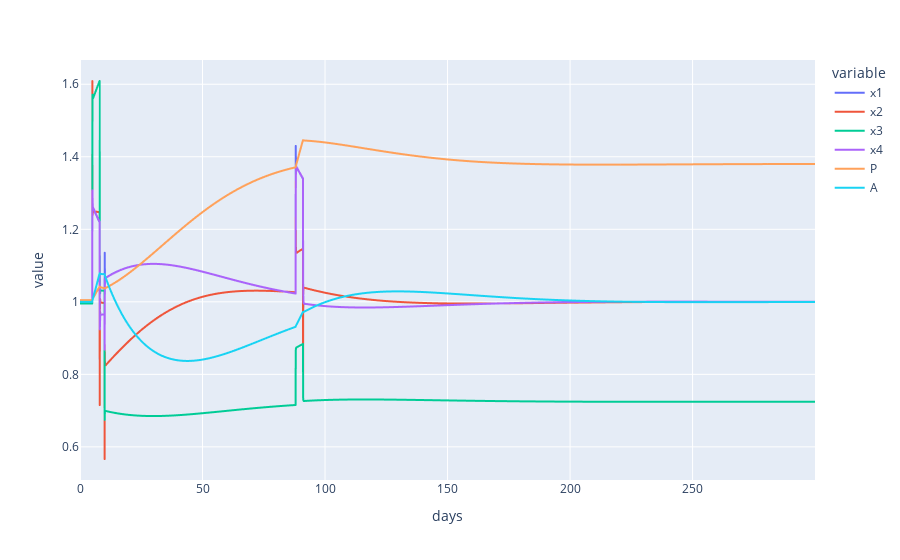

The notebook cell saved with this chart:
### Code cell
parameter_values_sim_high = parameter_values_normal.copy()
parameter_values_sim_low = parameter_values_normal.copy()
parameter_values_sim_high[u] = 2

model_high_u = lambdify(variables, model.subs(parameter_values_sim_high))
model_low_u = lambdify(variables, model.subs(parameter_values_sim_low))
parameter_values_sim_high[K_GR] = 1
model_high_u_low_kgr = lambdify(variables, model.subs(parameter_values_sim_high))
parameter_values_sim_low[K_GR] = 1
model_low_u_low_kgr = lambdify(variables, model.subs(parameter_values_sim_low))

guess = [1 for _ in range(len(variables))]

low = {"model": model_low_u, "params": parameter_values_sim_low}
high = {"model": model_high_u, "params": parameter_values_sim_high}
low_kgr = {"model": model_low_u_low_kgr, "params": parameter_values_sim_low}
high_kgr = {"model": model_high_u_low_kgr, "params": parameter_values_sim_high}

day = 1
hour = day / 24
year = 365 * day
L = 300 * day
dt = hour
sim_time = np.arange(0, L, dt)

model_dictionary = {  # specify which model to use in each time interval
    (5 * day, 8 * day): high,
    (8 * day, 10 * day): low,
    (10 * day, 30 * day): low_kgr,
    (88 * day, 91 * day): high_kgr,
    (30 * day, np.inf * day): low_kgr,
    (-np.inf, np.inf): low,
}

ic = fsolve(model_fixed_point_function, guess, args=model_low_u)

res = simulate_HPA(ic, sim_time, model_dictionary, variables)
time_scale = "days"
if time_scale == "hours":
    res["hours"] = sim_time * 24
    res.set_index("hours", inplace=True)
else:
    res["days"] = sim_time
    res.set_index("days", inplace=True)
    
res.plot(backend="plotly").show()
plt.tight_layout()
# plt.xticks(np.arange(0, L, day), np.arange(0, L, 2 * day))
plt.show()

### Figure 1 — Plotly figure (JSON) as saved in the notebook; plotly's stock layout.template omitted (floating-point values rounded to 4 significant figures; data arrays with more than 128 entries replaced by an {"elided": "..."} marker saying what was removed)
{"data": [{"hovertemplate": "variable=x1<br>days=%{x}<br>value=%{y}<extra></extra>", "legendgroup": "x1", "line": {"color": "#636efa", "dash": "solid"}, "marker": {"symbol": "circle"}, "mode": "lines", "name": "x1", "showlegend": true, "type": "scattergl", "x": {"elided": "7200 float values"}, "xaxis": "x", "y": {"elided": "7200 float values"}, "yaxis": "y"}, {"hovertemplate": "variable=x2<br>days=%{x}<br>value=%{y}<extra></extra>", "legendgroup": "x2", "line": {"color": "#EF553B", "dash": "solid"}, "marker": {"symbol": "circle"}, "mode": "lines", "name": "x2", "showlegend": true, "type": "scattergl", "x": {"elided": "7200 float values"}, "xaxis": "x", "y": {"elided": "7200 float values"}, "yaxis": "y"}, {"hovertemplate": "variable=x3<br>days=%{x}<br>value=%{y}<extra></extra>", "legendgroup": "x3", "line": {"color": "#00cc96", "dash": "solid"}, "marker": {"symbol": "circle"}, "mode": "lines", "name": "x3", "showlegend": true, "type": "scattergl", "x": {"elided": "7200 float values"}, "xaxis": "x", "y": {"elided": "7200 float values"}, "yaxis": "y"}, {"hovertemplate": "variable=x4<br>days=%{x}<br>value=%{y}<extra></extra>", "legendgroup": "x4", "line": {"color": "#ab63fa", "dash": "solid"}, "marker": {"symbol": "circle"}, "mode": "lines", "name": "x4", "showlegend": true, "type": "scattergl", "x": {"elided": "7200 float values"}, "xaxis": "x", "y": {"elided": "7200 float values"}, "yaxis": "y"}, {"hovertemplate": "variable=P<br>days=%{x}<br>value=%{y}<extra></extra>", "legendgroup": "P", "line": {"color": "#FFA15A", "dash": "solid"}, "marker": {"symbol": "circle"}, "mode": "lines", "name": "P", "showlegend": true, "type": "scattergl", "x": {"elided": "7200 float values"}, "xaxis": "x", "y": {"elided": "7200 float values"}, "yaxis": "y"}, {"hovertemplate": "variable=A<br>days=%{x}<br>value=%{y}<extra></extra>", "legendgroup": "A", "line": {"color": "#19d3f3", "dash": "solid"}, "marker": {"symbol": "circle"}, "mode": "lines", "name": "A", "showlegend": true, "type": "scattergl", "x": {"elided": "7200 float values"}, "xaxis": "x", "y": {"elided": "7200 float values"}, "yaxis": "y"}], "layout": {"legend": {"title": {"text": "variable"}, "tracegroupgap": 0}, "margin": {"t": 60}, "xaxis": {"anchor": "y", "domain": [0, 1], "title": {"text": "days"}}, "yaxis": {"anchor": "x", "domain": [0, 1], "title": {"text": "value"}}}}
